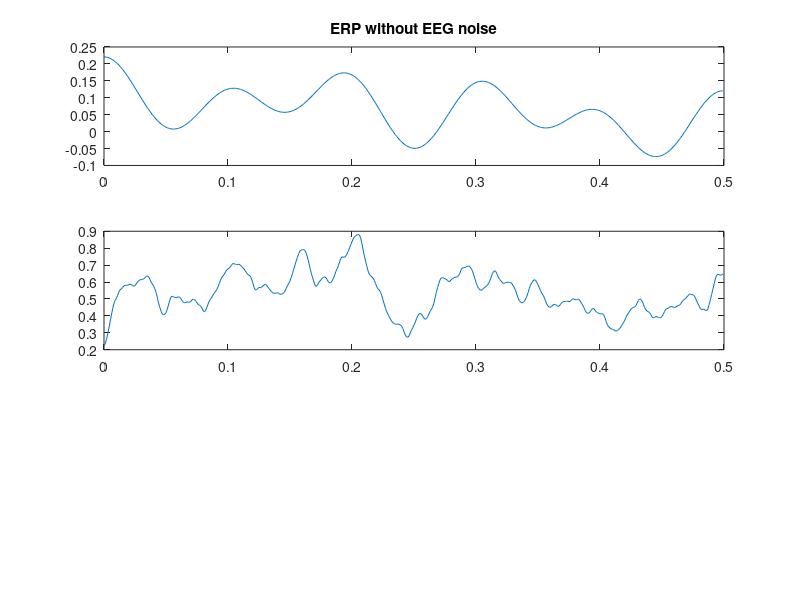

Here is the MATLAB script that generated this plot: (Note: this script raises an error after producing the figure.)
epoch_duration = 0.5; % duration of a single epoch [s]
step = 0.001; % step [s]
fs = 1 / step; % 1 KHz
fcutlow = 0.016; % low-frequency cutoff
fcuthigh = 30; % upper frequency cutoff
time = 0:step:epoch_duration-step; % time vector 

common_erp =    0.2 * rand() * cos(2*pi*6.*time) + ...
                0.2 * rand() * cos(2*pi*10.*time) + ...
                0.2 * rand() * cos(2*pi*0.5.*time);
signal_length = length(time);
epochs = 120; % number of epochs
signal = zeros(epochs, signal_length); % signal matrix

[b, a] = butter(2, [fcutlow, fcuthigh]/(fs/2), 'bandpass');

figure;
subplot(3, 1, 1);
plot(time, common_erp);
title('ERP without EEG noise');
input('start?');

FILTERED_SIGNAL = 1;

for i=1:epochs
    % EEG signal: frequency band limited to 30 Hz
    random_signal = rand(1, signal_length); % random_signal (band of random signal is: fs [HZ])
    if ( FILTERED_SIGNAL == 1)
        signal(i, :) = filter(b, a, random_signal); % random_signal filtered
    else
        signal(i, :) = random_signal; % unfiltered
    end
    signal(i, :) = signal(i, :) + common_erp; % ci sommo il segnale ERP che è in comune tra tutti i segnali
    if ( mod(i, 1) == 0 )
        subplot(3, 1, 2);
        plot(time, signal(i,:));
        title("EEG signal " + i + " of " + epochs);
        
        subplot(3, 1, 3);
        plot(time, sum(signal)/i);
        title("ERP extracted from EEG with average method, epoch " + i + " of " + epochs);
        
        drawnow limitrate;
        delay(50);
    end
end
